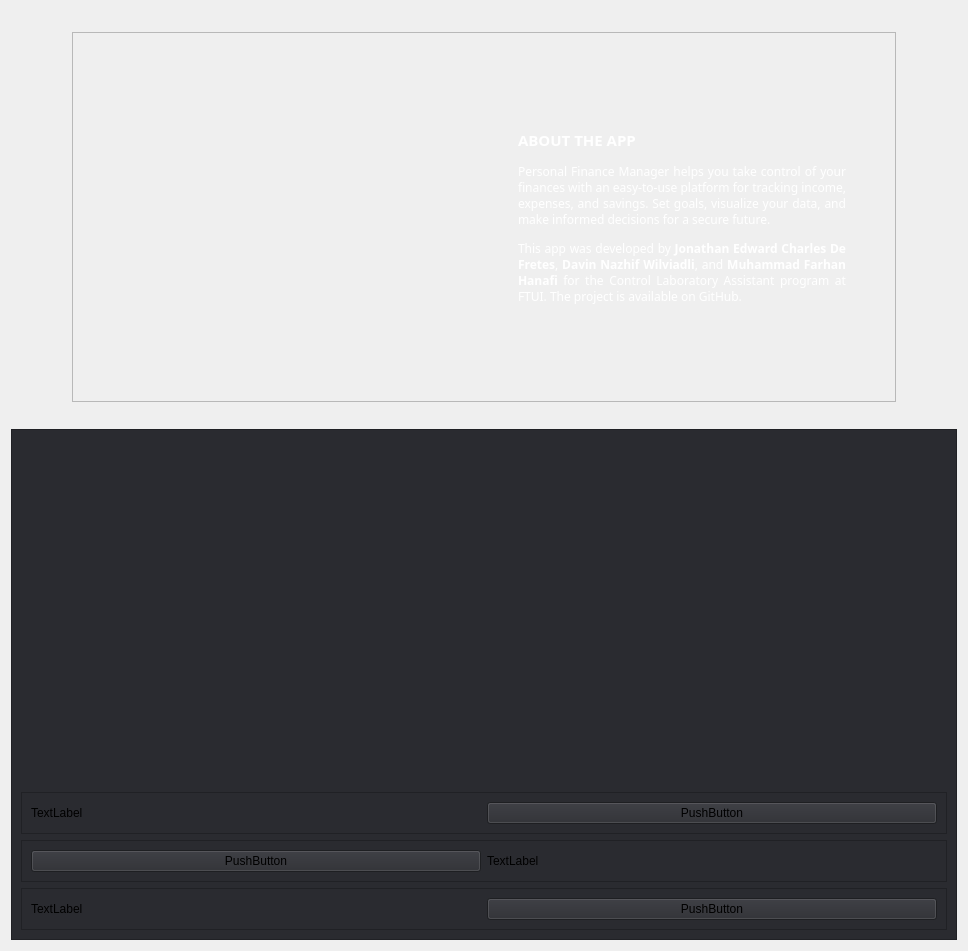
             <widget class="QWidget" name="scrollAreaWidgetContents_5">
              <property name="geometry">
               <rect>
                <x>0</x>
                <y>-224</y>
                <width>968</width>
                <height>951</height>
               </rect>
              </property>
              <property name="maximumSize">
               <size>
                <width>16777215</width>
                <height>16777215</height>
               </size>
              </property>
              <layout class="QVBoxLayout" name="verticalLayout_7">
               <item alignment="Qt::AlignHCenter|Qt::AlignVCenter">
                <widget class="QFrame" name="AB_aboutApp">
                 <property name="sizePolicy">
                  <sizepolicy hsizetype="Preferred" vsizetype="Preferred">
                   <horstretch>0</horstretch>
                   <verstretch>0</verstretch>
                  </sizepolicy>
                 </property>
                 <property name="maximumSize">
                  <size>
                   <width>16777215</width>
                   <height>16777215</height>
                  </size>
                 </property>
                 <property name="frameShape">
                  <enum>QFrame::StyledPanel</enum>
                 </property>
                 <property name="frameShadow">
                  <enum>QFrame::Raised</enum>
                 </property>
                 <layout class="QHBoxLayout" name="horizontalLayout_5">
                  <item>
                   <spacer name="horizontalSpacer_20">
                    <property name="orientation">
                     <enum>Qt::Horizontal</enum>
                    </property>
                    <property name="sizeType">
                     <enum>QSizePolicy::Fixed</enum>
                    </property>
                    <property name="sizeHint" stdset="0">
                     <size>
                      <width>40</width>
                      <height>20</height>
                     </size>
                    </property>
                   </spacer>
                  </item>
                  <item>
                   <widget class="QLabel" name="AB_appLogo">
                    <property name="minimumSize">
                     <size>
                      <width>350</width>
                      <height>350</height>
                     </size>
                    </property>
                    <property name="maximumSize">
                     <size>
                      <width>350</width>
                      <height>350</height>
                     </size>
                    </property>
                    <property name="styleSheet">
                     <string notr="true">background-color: none;</string>
                    </property>
                    <property name="text">
                     <string/>
                    </property>
                    <property name="pixmap">
                     <pixmap>../Assets/Frame 1.png</pixmap>
                    </property>
                    <property name="scaledContents">
                     <bool>true</bool>
                    </property>
                   </widget>
                  </item>
                  <item>
                   <spacer name="horizontalSpacer_19">
                    <property name="orientation">
                     <enum>Qt::Horizontal</enum>
                    </property>
                    <property name="sizeType">
                     <enum>QSizePolicy::Expanding</enum>
                    </property>
                    <property name="sizeHint" stdset="0">
                     <size>
                      <width>40</width>
                      <height>20</height>
                     </size>
                    </property>
                   </spacer>
                  </item>
                  <item>
                   <widget class="QLabel" name="AB_appDesc">
                    <property name="font">
                     <font>
                      <family>Poppins</family>
                     </font>
                    </property>
                    <property name="styleSheet">
                     <string notr="true"/>
                    </property>
                    <property name="text">
                     <string>&lt;html&gt;&lt;head/&gt;&lt;body&gt;&lt;p&gt;&lt;span style=&quot; font-size:11pt; font-weight:600; color:#ffffff;&quot;&gt;ABOUT THE APP&lt;/span&gt;&lt;/p&gt;&lt;p align=&quot;justify&quot;&gt;&lt;span style=&quot; font-size:9pt; color:#ffffff;&quot;&gt;Personal Finance Manager helps you take control of your finances with an easy-to-use platform for tracking income, expenses, and savings. Set goals, visualize your data, and make informed decisions for a secure future. &lt;/span&gt;&lt;/p&gt;&lt;p align=&quot;justify&quot;&gt;&lt;span style=&quot; font-size:9pt; color:#ffffff;&quot;&gt;This app was developed by &lt;/span&gt;&lt;span style=&quot; font-size:9pt; font-weight:600; color:#ffffff;&quot;&gt;Jonathan Edward Charles De Fretes&lt;/span&gt;&lt;span style=&quot; font-size:9pt; color:#ffffff;&quot;&gt;, &lt;/span&gt;&lt;span style=&quot; font-size:9pt; font-weight:600; color:#ffffff;&quot;&gt;Davin Nazhif Wilviadli&lt;/span&gt;&lt;span style=&quot; font-size:9pt; color:#ffffff;&quot;&gt;, and &lt;/span&gt;&lt;span style=&quot; font-size:9pt; font-weight:600; color:#ffffff;&quot;&gt;Muhammad Farhan Hanafi&lt;/span&gt;&lt;span style=&quot; font-size:9pt; color:#ffffff;&quot;&gt; for the Control Laboratory Assistant program at FTUI. The project is available on GitHub.&lt;/span&gt;&lt;/p&gt;&lt;/body&gt;&lt;/html&gt;</string>
                    </property>
                    <property name="wordWrap">
                     <bool>true</bool>
                    </property>
                   </widget>
                  </item>
                  <item>
                   <spacer name="horizontalSpacer_21">
                    <property name="orientation">
                     <enum>Qt::Horizontal</enum>
                    </property>
                    <property name="sizeType">
                     <enum>QSizePolicy::Fixed</enum>
                    </property>
                    <property name="sizeHint" stdset="0">
                     <size>
                      <width>40</width>
                      <height>20</height>
                     </size>
                    </property>
                   </spacer>
                  </item>
                 </layout>
                </widget>
               </item>
               <item>
                <widget class="QFrame" name="frame_6">
                 <property name="styleSheet">
                  <string notr="true">background-color: rgb(42, 43, 48);</string>
                 </property>
                 <property name="frameShape">
                  <enum>QFrame::StyledPanel</enum>
                 </property>
                 <property name="frameShadow">
                  <enum>QFrame::Raised</enum>
                 </property>
                 <layout class="QVBoxLayout" name="verticalLayout_24">
                  <item alignment="Qt::AlignHCenter">
                   <widget class="QLabel" name="label_8">
                    <property name="minimumSize">
                     <size>
                      <width>877</width>
                      <height>347</height>
                     </size>
                    </property>
                    <property name="maximumSize">
                     <size>
                      <width>877</width>
                      <height>347</height>
                     </size>
                    </property>
                    <property name="styleSheet">
                     <string notr="true"/>
                    </property>
                    <property name="text">
                     <string/>
                    </property>
                    <property name="pixmap">
                     <pixmap>../Assets/Group 1.png</pixmap>
                    </property>
                    <property name="scaledContents">
                     <bool>true</bool>
                    </property>
                   </widget>
                  </item>
                  <item>
                   <widget class="QFrame" name="frame_26">
                    <property name="frameShape">
                     <enum>QFrame::StyledPanel</enum>
                    </property>
                    <property name="frameShadow">
                     <enum>QFrame::Raised</enum>
                    </property>
                    <layout class="QHBoxLayout" name="horizontalLayout_22">
                     <item>
                      <widget class="QLabel" name="label_10">
                       <property name="text">
                        <string>TextLabel</string>
                       </property>
                      </widget>
                     </item>
                     <item>
                      <widget class="QPushButton" name="pushButton">
                       <property name="text">
                        <string>PushButton</string>
                       </property>
                      </widget>
                     </item>
                    </layout>
                   </widget>
                  </item>
                  <item>
                   <widget class="QFrame" name="frame_27">
                    <property name="frameShape">
                     <enum>QFrame::StyledPanel</enum>
                    </property>
                    <property name="frameShadow">
                     <enum>QFrame::Raised</enum>
                    </property>
                    <layout class="QHBoxLayout" name="horizontalLayout_23">
                     <item>
                      <widget class="QPushButton" name="pushButton_2">
                       <property name="text">
                        <string>PushButton</string>
                       </property>
                      </widget>
                     </item>
                     <item>
                      <widget class="QLabel" name="label_24">
                       <property name="text">
                        <string>TextLabel</string>
                       </property>
                      </widget>
                     </item>
                    </layout>
                   </widget>
                  </item>
                  <item>
                   <widget class="QFrame" name="frame_28">
                    <property name="frameShape">
                     <enum>QFrame::StyledPanel</enum>
                    </property>
                    <property name="frameShadow">
                     <enum>QFrame::Raised</enum>
                    </property>
                    <layout class="QHBoxLayout" name="horizontalLayout_24">
                     <item>
                      <widget class="QLabel" name="label_25">
                       <property name="text">
                        <string>TextLabel</string>
                       </property>
                      </widget>
                     </item>
                     <item>
                      <widget class="QPushButton" name="pushButton_3">
                       <property name="text">
                        <string>PushButton</string>
                       </property>
                      </widget>
                     </item>
                    </layout>
                   </widget>
                  </item>
                 </layout>
                </widget>
               </item>
              </layout>
             </widget>
